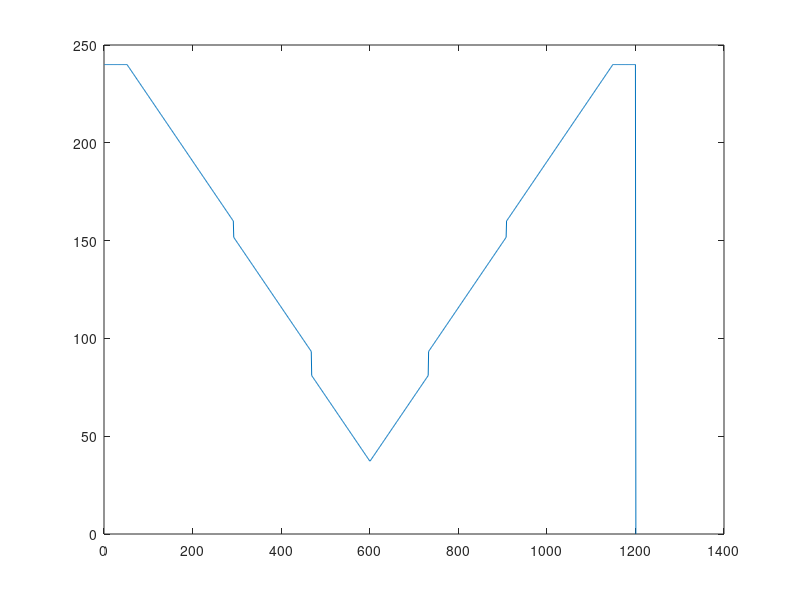

Reproduce this figure in MATLAB. (Note: this script raises an error after producing the figure.)
clear; close all;
%% 0. Initialize Parameters
L = 1200; % Length of bridge
n = 1200; % Discretize into 1 mm seg.
P = 400; % Total weight of train [N]
x = linspace(0, L, n+1); % x-axis
%% 1. SFD, BMD under train loading
x_train = [52 228 392 568 732 908]; % Train Load Locations
P_train = [1 1 1 1 1 1] * P/6;
n_train = 241; % num of train locations
SFDi = zeros(n_train, n+1); % 1 SFD for each train loc.
BMDi = zeros(n_train, n+1); % 1 BMD for each train loc.
% Solve for SFD and BMD with the train at different locations
for i = 1:n_train
    train_loc = linspace(0, 240, 241); % all possible start locations of train
    % sum of moments at A eqn (gives value of reaction force at B)
    B = 160 + train_loc(i)/3;
    % sum of Fy eqn (gives value of reaction force at A)
    A = 240 - train_loc(i)/3;
 
    % construct applied loads
    w = [A -P_train B]; % the amount by which the applied load changes each time
    sig_w = cumsum(w); % the new value of the applied laod after changes
    % locations of the load
    load_loc = [0 x_train+train_loc(i) 1200];
    % Matlab does not completely subtract out all the decimal places to 0,
    % so very small values will be set to 0
    smallValues = abs(sig_w) < 0.00001;
    sig_w(smallValues) = 0;
    
    % finding the number of each load/moment value required, when discretizing the load so that the diagrams have values at every mm
    load = zeros(1,8);
    for j = 1:7
        load(j) = load_loc(j+1)-load_loc(j);
    end

    % SFD = num. integral(w)
    w_discrete = repelem(sig_w, load); % repeating each value of sig_w, load number of times
    
    %% THIS WILL MAKE 241 GRAPHS OF SFD USING THE CURRENT FOR LOOP SETTINGS
    % plotting the SFD
%     figure
%     plot((1:1:1201), w_discrete, 'b', LineWidth = 2);
%     yline(0, 'k'); % x-axis line
% 
%     % drawing the vertical lines that take the SFD back to 0
%     x1 = [0 0];
%     y1 = [0 A];
%     linea = line(x1,y1);
%     linea.LineWidth = 2;
%     linea.Color = 'b';
%     x2 = [1200 1200];
%     y2 = [-B 0];
%     lineb = line(x2,y2);
%     lineb.LineWidth = 2;
%     lineb.Color = 'b';
%     title('Shear Force Diagram');
%     ylabel('Shear Force (N)');
%     xlabel('Distance of the tail of the train along bridge (mm)')

    % solving for the bending moment values
    m = cumsum(sig_w.*load);
    m_real = [0 m(1:7)]; % bending moment m, but changing the 0 point from the end to the beginning
    xq = 0:1:1200; % query points between sampling points for interpolation
    vq1 = interp1(load_loc,m_real,xq); % interpolating the values of the discretized BMD
    % making small values that should be 0 into 0, as is with the SFD
    smallValues1 = abs(vq1) < 0.00001;
    vq1(smallValues1) = 0;

    %% THIS WILL MAKE 241 GRAPHS OF BMD USING THE CURRENT FOR LOOP SETTINGS
    % plotting the BMD
%     figure
%     plot(load_loc,m_real,'ob',xq,vq1,':.b', LineWidth = 2);
%     set(gca,'YDir','reverse'); % reversing the diagram so that the positive axis points downwards
%     yline(0, 'k'); % x-axis line
%     title('Bending Moment Diagram');
%     ylabel('Bending Moment (Nmm)');
%     xlabel('Distance of the tail of the train along bridge (mm)') 
    % BMD = num. integral(SFD)

    % updating the SFDi and BMDi matrices to contain the values from this iteration
    SFDi(i, :) = [w_discrete 0];
    BMDi(i, :) = vq1;

end
SFD = max(abs(SFDi)); % SFD envelope
figure
plot(SFD)
yline(0, 'k')
BMD = max(BMDi); % BMD envelope
figure
plot(BMD)
yline(0, 'k')

%% DESIGN 0
%% 2. Define Bridge Parameters
% = xc, bt, bg, bm, bb, ht, hg, hm, hb
param = [0, 100, 1.27+5, 1.27, 80, 1.27, 1.27, 75-2*1.27, 1.27; 
    400, 100, 1.27+5, 1.27, 80, 1.27, 1.27, 75-2*1.27, 1.27;
    800, 100, 1.27+5, 1.27, 80, 1.27, 1.27, 75-2*1.27, 1.27; 
    L, 100, 1.27+5, 1.27, 80, 1.27, 1.27, 75-2*1.27, 1.27];

%x_c Location, x, of cross-section change
% Extracting user input assuming linear relationship
bt = interp1(param(:,1), param(:,2), x); % width of the top flange
bg = interp1(param(:,1), param(:,3), x); % width of the glue tabs
bm = interp1(param(:,1), param(:,4), x); % width of the webs
bb = interp1(param(:,1), param(:,5), x); % width of the base
ht = interp1(param(:,1), param(:,6), x); % height of the top flange
hg = interp1(param(:,1), param(:,7), x); % height of the glue tabs
hm = interp1(param(:,1), param(:,8), x); % height of the webs
hb = interp1(param(:,1), param(:,9), x); % height of the base


%% 3. Calculate Sectional Properties
% ybar. location of centroidal axis from the bottom

% location of the centroidal axis of each portion from the bottom
ytb = hb+hm+hg+ht./2;
ygb = hb+hm+hg./2;
ymb = hb+hm./2;
ybb = hb./2;

% area of each portion
at = ht.*bt;
ag = hg.*bg;
am = hm.*bm;
ab = hb.*bb;

ybar = (ytb.*at+2.*ygb.*ag+2.*ymb.*am+ybb.*ab)./(at+2.*ag+2.*am+ab);
ybot = ybar;
ytop = hb+hm+hb+ht-ybar;

% I
dt = abs(ytb-ybar);
dg = abs(ygb-ybar);
dm = abs(ymb-ybar);
db = abs(ybb-ybar);
I = bt.*ht.^3./12+dt.^2.*at+2.*(bg.*hg.^3./12+dg.^2.*ag)+2.*(bm.*hm.^3./12+dm.^2.*am)+bb.*hb.^3./12+db.^2.*ab;

% Q at centroidal axes
Qcent = ab.*(ybar-hb./2)+2.*bm.*(ybar-hb).*(ybar-(ybar-hb)./2-hb);

% Q at glue location
Qglue = at.*(hb+hm+hg+ht./2-ybar);

%% 4. Calculate Applied Stress
S_top = BMD.*(ytop./I);
S_bot = BMD.*(ybot./I);
T_cent = SFD.*(Qcent./(I.*2.*bm));
T_glue = SFD.*(Qglue./(I.*2.*bg));

%% 5. Material and Thin Plate Buckling Capacities
E = 4000;
mu = 0.2;
S_tens = 30;
S_comp = 6;
T_max = 4;
T_gmax = 2;
S_buck1 = (4*pi^2*E)./(12*(1-mu^2)).*(ht./(bb-bm)).^2;
S_buck2 = (0.425*pi^2*E)./(12*(1-mu^2))*(ht./((bt-bb)./2+bm./2)).^2;
S_buck3 = (6*pi^2*E)/(12*(1-mu^2)).*(bm./(ytop-ht-hg./2)).^2;
T_buck = (5*pi^2*E)/(12*(1-mu^2)).*((bm./(hm+(ht./2+hb./2))).^2+(bm./400).^2);

%% 6. FOS
FOS_tens = S_tens./S_bot;
FOS_comp = S_comp./S_top;
FOS_shear = T_max./T_cent;
FOS_glue = T_gmax./T_glue;
FOS_buck1 = S_buck1./S_top;
FOS_buck2 = S_buck2./S_top;
FOS_buck3 = S_buck3./S_top;
FOS_buckV = T_buck./T_cent;

%% 7. Min FOS and the failure load Pfail
minFOS = min([FOS_tens, FOS_comp, FOS_shear, FOS_glue, FOS_buck1, FOS_buck2, FOS_buck3, FOS_buckV]);
Pf = minFOS*400;

%% 8. Vfail and Mfail
Mf_tens = FOS_tens.*BMD;
Mf_comp = FOS_comp.*BMD;
Vf_shear = FOS_shear.*SFD;
Vf_glue = FOS_glue.*SFD;
Mf_buck1 = FOS_buck1.*BMD;
Mf_buck2 = FOS_buck2.*BMD;
Mf_buck3 = FOS_buck3.*BMD;
Vf_buckV = FOS_buckV.*SFD;

%% 9. Output plots of Vfail and Mfail
figure

subplot(2,3,1)
hold on; grid on; grid minor;
plot(x, Vf_shear, 'r')
plot(x, -Vf_shear, 'r')
plot(x, SFDi, 'k');
plot([0, L], [0, 0], 'k', 'LineWidth', 2)
legend('Matboard Shear Failure')
xlabel('Distance along bridge (mm)')
ylabel('Shear Force (N)')

subplot(2,3,2)
hold on; grid on; grid minor;
plot(x, Vf_glue, 'r')
plot(x, -Vf_glue, 'r')
plot(x, SFDi, 'k');
plot([0, L], [0, 0], 'k', 'LineWidth', 2)
legend('Glue Shear Failure')
xlabel('Distance along bridge (mm)')
ylabel('Shear Force (N)')

subplot(2,3,3)
hold on; grid on; grid minor;
plot(x, Vf_buckV, 'r')
plot(x, -Vf_buckV, 'r')
plot(x, SFDi, 'k');
plot([0, L], [0, 0], 'k', 'LineWidth', 2)
legend('Matboard Shear Buckling Failure')
xlabel('Distance along bridge (mm)')
ylabel('Shear Force (N)')

subplot(2,3,4)
hold on; grid on; grid minor;
plot(x, Mf_tens, 'r')
plot(x, Mf_comp, 'b')
plot(x, BMDi, 'k');
plot([0, L], [0, 0], 'k', 'LineWidth', 2)
set(gca,'YDir','reverse');
legend('Matboard Tension Failure', 'Matboard Compression Failure')
xlabel('Distance along bridge (mm)')
ylabel('Shear Force (N)')

subplot(2,3,5)
hold on; grid on; grid minor;
plot(x, Mf_buck1, 'r')
plot(x, Mf_buck2, 'b')
plot(x, BMDi, 'k');
plot([0, L], [0, 0], 'k', 'LineWidth', 2)
set(gca,'YDir','reverse');
legend('Matboard Buckling Failure, Top Flange - Mid', 'Matboard Buckling Failure, Bottom Flange - Sides')
xlabel('Distance along bridge (mm)')
ylabel('Shear Force (N)')

subplot(2,3,6)
hold on; grid on; grid minor;
plot(x, Mf_buck3, 'r')
plot(x, -Mf_buck3, 'r')
plot(x, BMDi, 'k');
plot([0, L], [0, 0], 'k', 'LineWidth', 2)
set(gca,'YDir','reverse');
legend('Matboard Buckling Failure, Webs')
xlabel('Distance along bridge (mm)')
ylabel('Shear Force (N)')

%% for new cross-section 1
%% 2. Define Bridge Parameters
% = x_c, bt1, bg1, bs1, bm1, bb1, ht1, hg1, hs1, hm1, hb1
param = [0, 110, 1.27+10, 1.27, 1.27, 80, 1.27*2, 1.27, 20, 110, 1.27; 
    400, 110, 1.27+10, 1.27, 1.27, 80, 1.27*2, 1.27, 20, 110, 1.27;
    800, 110, 1.27+10, 1.27, 1.27, 80, 1.27*2, 1.27, 20, 110, 1.27; 
    L, 110, 1.27+10, 1.27, 1.27, 80, 1.27*2, 1.27, 20, 110, 1.27];

%x_c Location, x, of cross-section change
% Extracting user input assuming linear relationship
bt1 = interp1(param(:,1), param(:,2), x); % width of the top flange
bg1 = interp1(param(:,1), param(:,3), x); % width of the glue tabs
bs1 = interp1(param(:,1), param(:,4), x); % width of the diaphragm connection
bm1 = interp1(param(:,1), param(:,5), x); % width of the webs
bb1 = interp1(param(:,1), param(:,6), x); % width of the base
ht1 = interp1(param(:,1), param(:,7), x); % height of the top flange
hg1 = interp1(param(:,1), param(:,8), x); % height of the glue tabs
hs1 = interp1(param(:,1), param(:,9), x); % height of the diaphragm connection
hm1 = interp1(param(:,1), param(:,10), x); % height of the webs
hb1 = interp1(param(:,1), param(:,11), x); % height of the base

% area of each portion
at1 = ht1.*bt1;
ag1 = hg1.*bg1;
as1 = hs1.*bs1;
am1 = hm1.*bm1;
ab1 = hb1.*bb1;

% location of the centroidal axis of each portion from the bottom
yt1 = ht1./2 + hg1 + hm1 + hb1;
yg1 = hg1./2 + hm1 + hb1;
ys1 = hg1 + hm1 + hb1 - hs1./2;
ym1 = hm1./2 + hb1;
yb1 = hb1./2;

% ybar - height of the centroidal axis from the bottom
ybar1 = (at1.*yt1+2.*ag1.*yg1+as1.*ys1+2.*am1.*ym1+ab1.*yb1)./(at1+2.*ag1+as1+2.*am1+ab1);
ybot1 = ybar1;
ytop1 = hb1+hm1+hg1+ht1-ybar1;

% distance from the centroidal axis of each portion to ybar
dt1=abs(yt1-ybar1);
dg1=abs(yg1-ybar1);
ds1=abs(ys1-ybar1);
dm1=abs(ym1-ybar1);
db1=abs(yb1-ybar1);

% I
I1 = bt1.*ht1.^3./12+2.*bg1.*hg1.^3./12+bs1.*hs1.^3./12+2.*bm1.*hm1.^3./12+bb1.*hb1.^3./12+dt1.^2.*at1+2.*dg1.^2.*ag1+ds1.^2.*as1+2.*dm1.^2.*am1+db1.^2.*ab1;

% Q at centroidal axes
Qcent1 = ab1.*db1+2.*bm1.*(dm1+0.5.*hm1).*0.5.*(dm1+0.5.*hm1);

% Q at glue joint
Qglue1 = at1.*dt1;

%% 4. Calculate Applied Stress
S_top1 = BMD.*ytop1./I1;
S_bot1 = BMD.*ybot1./I1;
T_cent1 = SFD.*Qcent1./(I1.*2.*bm1);
T_glue1 = SFD.*Qglue1./(I1.*(2.*bg1+bs1));

%% 5. Material and Thin Plate Buckling Capacities
a1 = 1200/7;
S_buck11 = (4*pi^2*E)./(12*(1-mu^2)).*(ht1./(bb1-bm1)).^2;
S_buck21 = (0.425*pi^2*E)./(12*(1-mu^2)).*(ht1./((bt1-bb1)./2+bm1./2)).^2; 
S_buck31 = (6*pi^2*E)/(12*(1-mu^2)).*(bm1./(ytop1-ht1-hg1./2)).^2; 
T_buck1 = (5*pi^2*E)/(12*(1-mu^2))*((bm1./(hm1+hg1./2+hb1./2)).^2+(bm1./a1).^2);

%% 6. FOS
FOS_tens1 = S_tens./S_bot1;
FOS_comp1 = S_comp./S_top1;
FOS_shear1 = T_max./T_cent1;
FOS_glue1 = T_gmax./T_glue1;
FOS_buck11 = S_buck11./S_top1;
FOS_buck21 = S_buck21./S_top1;
FOS_buck31 = S_buck31./S_top1;
FOS_buckV1 = T_buck1./T_cent1;

%% 7. Min FOS and the failure load Pfail
minFOS1 = min([FOS_tens1, FOS_comp1, FOS_shear1, FOS_glue1, FOS_buck11, FOS_buck21, FOS_buck31, FOS_buckV1]);
Pf1 = minFOS1*400;

%% Vfail and Mfail
Mf_tens1 = FOS_tens.*BMD;
Mf_comp1 = FOS_comp.*BMD;
Vf_shear1 = FOS_shear.*SFD;
Vf_glue1 = FOS_glue.*SFD;
Mf_buck11 = FOS_buck11.*BMD;
Mf_buck21 = FOS_buck21.*BMD;
Mf_buck31 = FOS_buck31.*BMD;
Vf_buckV1 = FOS_buckV1.*SFD;

%% 9. Outputs of Vfail and Mfail
figure
subplot(2,3,1)
hold on; grid on; grid minor;
plot(x, Vf_shear1, 'r')
plot(x, -Vf_shear1, 'r')
plot(x, SFDi, 'k');
plot([0, L], [0, 0], 'k', 'LineWidth', 2)
legend('Matboard Shear Failure')
xlabel('Distance along bridge (mm)')
ylabel('Shear Force (N)')

subplot(2,3,2)
hold on; grid on; grid minor;
plot(x, Vf_glue1, 'r')
plot(x, -Vf_glue1, 'r')
plot(x, SFDi, 'k');
plot([0, L], [0, 0], 'k', 'LineWidth', 2)
legend('Glue Shear Failure')
xlabel('Distance along bridge (mm)')
ylabel('Shear Force (N)')

subplot(2,3,3)
hold on; grid on; grid minor;
plot(x, Vf_buckV1, 'r')
plot(x, -Vf_buckV1, 'r')
plot(x, SFDi, 'k');
plot([0, L], [0, 0], 'k', 'LineWidth', 2)
legend('Matboard Shear Buckling Failure')
xlabel('Distance along bridge (mm)')
ylabel('Shear Force (N)')

subplot(2,3,4)
hold on; grid on; grid minor;
plot(x, Mf_tens1, 'r')
plot(x, Mf_comp1, 'b')
plot(x, BMDi, 'k');
plot([0, L], [0, 0], 'k', 'LineWidth', 2)
set(gca,'YDir','reverse');
legend('Matboard Tension Failure', 'Matboard Compression Failure')
xlabel('Distance along bridge (mm)')
ylabel('Shear Force (N)')

subplot(2,3,5)
hold on; grid on; grid minor;
plot(x, Mf_buck11, 'r')
plot(x, Mf_buck21, 'b')
plot(x, BMDi, 'k');
plot([0, L], [0, 0], 'k', 'LineWidth', 2)
set(gca,'YDir','reverse');
legend('Matboard Buckling Failure, Top Flange - Mid', 'Matboard Buckling Failure, Bottom Flange - Sides')
xlabel('Distance along bridge (mm)')
ylabel('Shear Force (N)')

subplot(2,3,6)
hold on; grid on; grid minor;
plot(x, Mf_buck31, 'r')
plot(x, -Mf_buck31, 'r')
plot(x, BMDi, 'k');
plot([0, L], [0, 0], 'k', 'LineWidth', 2)
set(gca,'YDir','reverse');
legend('Matboard Buckling Failure, Webs')
xlabel('Distance along bridge (mm)')
ylabel('Shear Force (N)')
